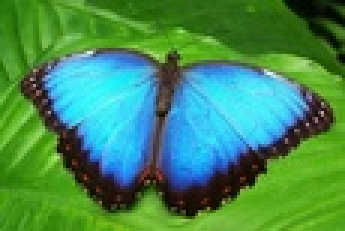
%> input picture q3/borboleta.jpg, 115 x 77 px, shrunk from 718 x 482 before the run (shown 3 times larger)
$ octave maina.m   (GNU Octave 9; MATLAB toolbox functions it lacks are replaced by stand-ins)
%> lines starting %> are read from the running program, lines starting %| are printed output that depends on the picture
### q3/alpha_trimmed_mean_filter.m
function imgFiltrada = alpha_trimmed_mean_filter(imgRuidosa, windowSize, trimAmount)
% imgRuidosa  = imagem colorida de entrada
% windowSize  = tamanho da janela
% trimAmount  = número de pixels a remover das extremidades após ordenar

    % Inicializa imagem de saída
    imgFiltrada = zeros(size(imgRuidosa));

    % Processa cada canal RGB separadamente
    for ch = 1:3
        % Extrai canal e converte para double
        canal = double(imgRuidosa(:,:,ch));
        [rows, cols] = size(canal);
        outputCanal = zeros(rows, cols);

        % Limites da vizinhança
        maxOffset = ceil(windowSize / 2);
        minOffset = floor(windowSize / 2);

        % Varre a imagem
        for r = maxOffset:(rows - minOffset)
            for c = maxOffset:(cols - minOffset)
                % Extrai janela local
                localRegion = canal(r - minOffset:r + minOffset, c - minOffset:c + minOffset);

                % Coloca em vetor, ordena e remove extremos
                values = sort(localRegion(:));
                values = values(trimAmount + 1 : windowSize * windowSize - trimAmount);

                % Calcula média dos valores restantes
                outputCanal(r, c) = mean(values);
            end
        end

        % Mantém bordas originais
        outputCanal(1:maxOffset-1, :) = canal(1:maxOffset-1, :);
        outputCanal(rows-maxOffset+2:end, :) = canal(rows-maxOffset+2:end, :);
        outputCanal(:, 1:maxOffset-1) = canal(:, 1:maxOffset-1);
        outputCanal(:, cols-maxOffset+2:end) = canal(:, cols-maxOffset+2:end);

        % Atribui canal processado à imagem de saída
        imgFiltrada(:,:,ch) = outputCanal;
    end

    % Converte para uint8
    imgFiltrada = uint8(imgFiltrada);
end

### q3/psnr_snr.m
function [SNR_a, PSNR_a, SNR_b, PSNR_b] = psnr_snr(img_original, img_a, img_b)
    original = im2double(img_original);
    a = im2double(img_a);
    b = im2double(img_b);

    SNR_b = snr(b, original - b);
    PSNR_b = psnr(b, original);

    SNR_a = snr(a, original - a);
    PSNR_a = psnr(a, original);
end

### q3/maina.m
imgs = {'borboleta.jpg', 'raposa.jpg'};
for i = 1:length(imgs)
    name = imgs{i};
    base_name = strrep(name, '.jpg', '');
    img_original = imread(name);
%> img_original is the input picture: size 77x115x3 uint8; mean R, G, B 68.4, 139.9, 88.3

    img_noisy = imnoise(img_original, 'salt & pepper', 0.05); % 5% de ruído
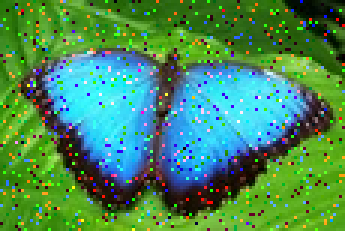
%> img_noisy: size 77x115x3 uint8 (shown 3 times larger); mean R, G, B 71.6, 138.9, 89.9
    img_noisy = imnoise(img_noisy, 'gaussian', 0, 0.01); % média 0, var 0.01
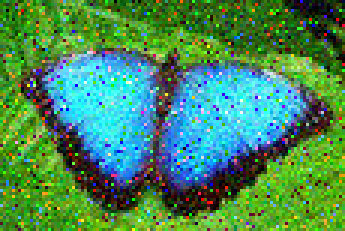
%> img_noisy: size 77x115x3 uint8 (shown 3 times larger); mean R, G, B 72, 138.5, 90.6

    img_filtered = alpha_trimmed_mean_filter(img_noisy, 3, 3);
%> the loop in alpha_trimmed_mean_filter, `for ch = 1:3` made 3 passes
%> pass 1, in alpha_trimmed_mean_filter, `canal = double(imgRuidosa(:,:,ch));`:
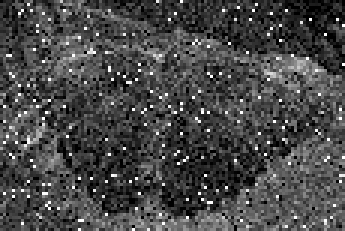
%> canal: size 77x115 double (shown 3 times larger); min 0, max 255, mean 72
%> pass 2, in alpha_trimmed_mean_filter, `canal = double(imgRuidosa(:,:,ch));`:
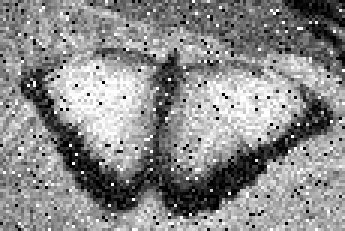
%> canal: size 77x115 double (shown 3 times larger); min 0, max 255, mean 138.5
%> pass 3, in alpha_trimmed_mean_filter, `canal = double(imgRuidosa(:,:,ch));`:
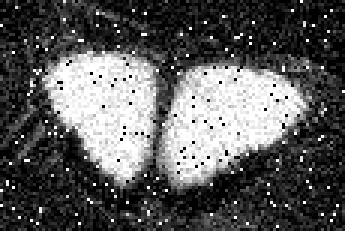
%> canal: size 77x115 double (shown 3 times larger); min 0, max 255, mean 90.6
%> after the loop in alpha_trimmed_mean_filter, `for ch = 1:3`:
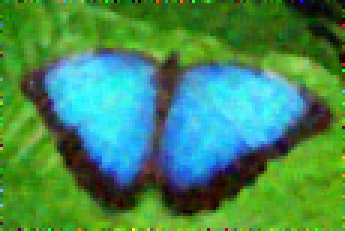
%> imgFiltrada: size 77x115x3 double (shown 3 times larger); mean R, G, B 68.7, 139.2, 88.6
%> after the loop in alpha_trimmed_mean_filter, `for ch = 1:3`:
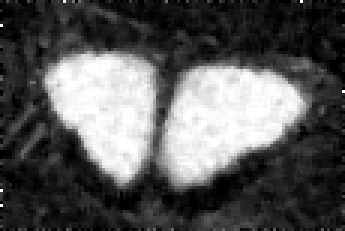
%> outputCanal: size 77x115 double (shown 3 times larger); min 0, max 255, mean 88.6
    if usejava('desktop')
        imshow(img_filtered);
    else
        mkdir('.out');
        imwrite(img_filtered, strcat('.out/', base_name, '_filtered.png'));
    end

    [SNR_filtered, PSNR_filtered, SNR_noisy, PSNR_noisy] = psnr_snr(img_original, img_filtered, img_noisy);
%> in psnr_snr, `SNR_b = snr(b, original - b);`: SNR_b = 10.03
%> in psnr_snr, `PSNR_b = psnr(b, original);`: PSNR_b = 16.12
%> in psnr_snr, `SNR_a = snr(a, original - a);`: SNR_a = 17.36
%> in psnr_snr, `PSNR_a = psnr(a, original);`: PSNR_a = 23.8
%> SNR_filtered = 17.36; PSNR_filtered = 23.8; SNR_noisy = 10.03; PSNR_noisy = 16.12

    fprintf('filtered\nPSNR: %.2f dB, SNR: %.2f dB\n', PSNR_filtered, SNR_filtered);
%| filtered
%| PSNR: 23.80 dB, SNR: 17.36 dB
    fprintf('noisy\nPSNR: %.2f dB, SNR: %.2f dB\n', PSNR_noisy, SNR_noisy);
%| noisy
%| PSNR: 16.12 dB, SNR: 10.03 dB

end
%> pass 2 of the loop `for i = 1:length(imgs)`:
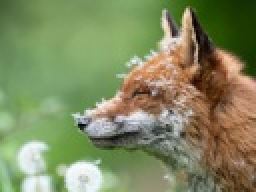
%> input picture q3/raposa.jpg, 128 x 96 px, shrunk from 800 x 601 before the run (shown 2 times larger)
%> img_original is the input picture: size 96x128x3 uint8; mean R, G, B 128.5, 137.8, 96
%> after the loop in alpha_trimmed_mean_filter (call 2), `for ch = 1:3`:
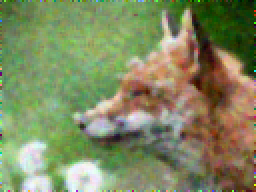
%> imgFiltrada: size 96x128x3 double (shown 2 times larger); mean R, G, B 128, 137.5, 96.5
%> after the loop in alpha_trimmed_mean_filter (call 2), `for ch = 1:3`:
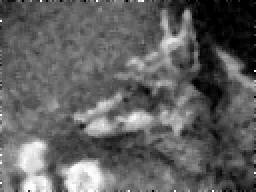
%> outputCanal: size 96x128 double (shown 2 times larger); min 0, max 255, mean 96.5
%> original: size 96x128x3 double
%> a: size 96x128x3 double
%> b: size 96x128x3 double
%> SNR_filtered = 18.47; PSNR_filtered = 24.28; SNR_noisy = 11.09; PSNR_noisy = 16.59
%| filtered
%| PSNR: 24.28 dB, SNR: 18.47 dB
%| noisy
%| PSNR: 16.59 dB, SNR: 11.09 dB
